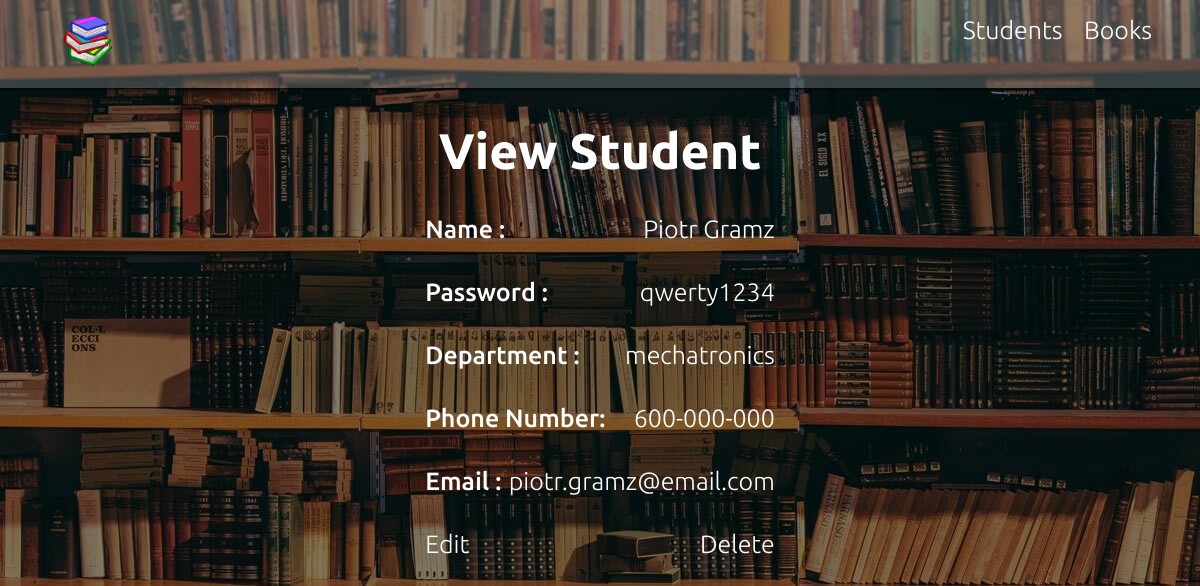
Screenshot of /digital_library/view-student.php?id=5 with the database file from the repository.
### tables this page shows
CREATE TABLE `students` (
  `id` int(11) NOT NULL AUTO_INCREMENT,
  `name` varchar(255) NOT NULL,
  `password` varchar(255) NOT NULL,
  `department` varchar(255) NOT NULL,
  `phone_number` varchar(255) NOT NULL,
  `email` varchar(255) NOT NULL,
  PRIMARY KEY (`id`)
);

### digital_library/lib/database.php (called while the page is built, shortened)
<?php
class Database
{
	private $connection = null;
	private $results = array();
	private $host = "localhost";
	private $port = 3306;
	private $db = "my_digital_libray";
	private $user = "root";
	private $password = "";
	private $db_prefix = "";
	function __construct() {
		$this->connection = $this->connect($this->host, $this->user, $this->password, $this->db, $this->port);
	}
	function getRows($table, $fields = "*", $data = array(), $glue = "AND", $orderBy = null, $limit = null) {
		$cnt_data = count($data);
		$clause = "";
		$this->results = array();
		if($cnt_data) {
			$where = array();
			foreach ($data as $key => $value) {
				$where[] = "`".$key."` ".$value;
			}
			$clause = " WHERE ".implode(" ".$glue." ", $where);
		}
		if($limit) {
			$limit = " LIMIT ".$limit;
		}
		$q = "SELECT ".$fields." FROM `".$this->db_prefix.$table."`".$clause.$orderBy.$limit;
		$result = $this->query($q);
		while($row = $this->fetchRows($result)) {
			$this->results[] = $row;
		}
		return $this->results;
	}
	function getRow($table, $fields = "*", $data = array(), $glue = "AND", $orderBy = null) {
		$this->getRows($table, $fields, $data, $glue, $orderBy, 1);
		return (!empty($this->results[0]) ? $this->results[0] : array());
	}
	private function connect($host, $user, $password, $db, $port) {
		return mysqli_connect($host, $user, $password, $db, $port);
	}
	function query($sql) {
		$query = mysqli_query($this->connection, $sql);
		return $query;
	}
	private function fetchRows($result) {
		return mysqli_fetch_assoc($result);
	}
}
?>

### digital_library/view-student.php (the view)
<?php include('header.php'); ?>
<h1>View Student</h1>
<table class="view-table">
        <?php
                $id = $_GET['id'];
                $where['id'] = '=' . $id;
                $student = $database->getRow('students', '*', $where );
        ?>
                <tr class="form-row">
                        <td class="view-title-label">Name :</td>
                        <td class="view-data-label"><?php echo $student['name'] ?></td>
                </tr>
                <tr class="form-row">
                        <td class="view-title-label">Password :</td>
                        <td class="view-data-label"><?php echo $student['password'] ?></td>
                </tr>
                <tr class="form-row">
                        <td class="view-title-label">Department :</td>
                        <td class="view-data-label"><?php echo $student['department'] ?></td>
                </tr>
                <tr class="form-row">
                        <td class="view-title-label">Phone  Number:</td>
                        <td class="view-data-label"><?php echo $student['phone_number'] ?></td>
                </tr>
                <tr class="form-row">
                        <td class="view-title-label">Email :</td>
                        <td class="view-data-label"><?php echo $student['email'] ?></td>
                </tr>
                <tr class="form-row">
                        <td><a href="edit-student.php?id=<?php echo $student['id']; ?>"
                                class="table-button">Edit</a></td>
                        <td><a href="process.php?action=delete_student&id=<?php echo $student['id']; ?>"
                                class="table-button">Delete</a></td>
                </tr>
</table>

### digital_library/style.css (style rules this page uses)
body { margin: 0; background-image: url('./img/Essential-Books.jpg'); background-size: cover; background-color: color(srgb 0.5 0.5 0.5); background-blend-mode: multiply; font-size: 25px; font-family: "Ubuntu", sans-serif; font-weight: 300; font-style: normal; color: white; }
a { color: white; text-decoration: none; margin-left: 1rem; }
h1 { text-align: center; font-weight: 700; }
.form-row { display: flex; justify-content: space-between; margin-bottom: 2rem; }
table { width: 100%; }
.view-table { width: max-content; margin: 0 auto; }
.view-table td:first-of-type { margin-right: 5px; }
td a { margin-left: 0; }
.view-title-label { font-weight: 500; }

### rows the page displays
students: name "Piotr Gramz", password "qwerty1234", department "mechatronics", phone_number "600-000-000", email "piotr.gramz@email.com"
